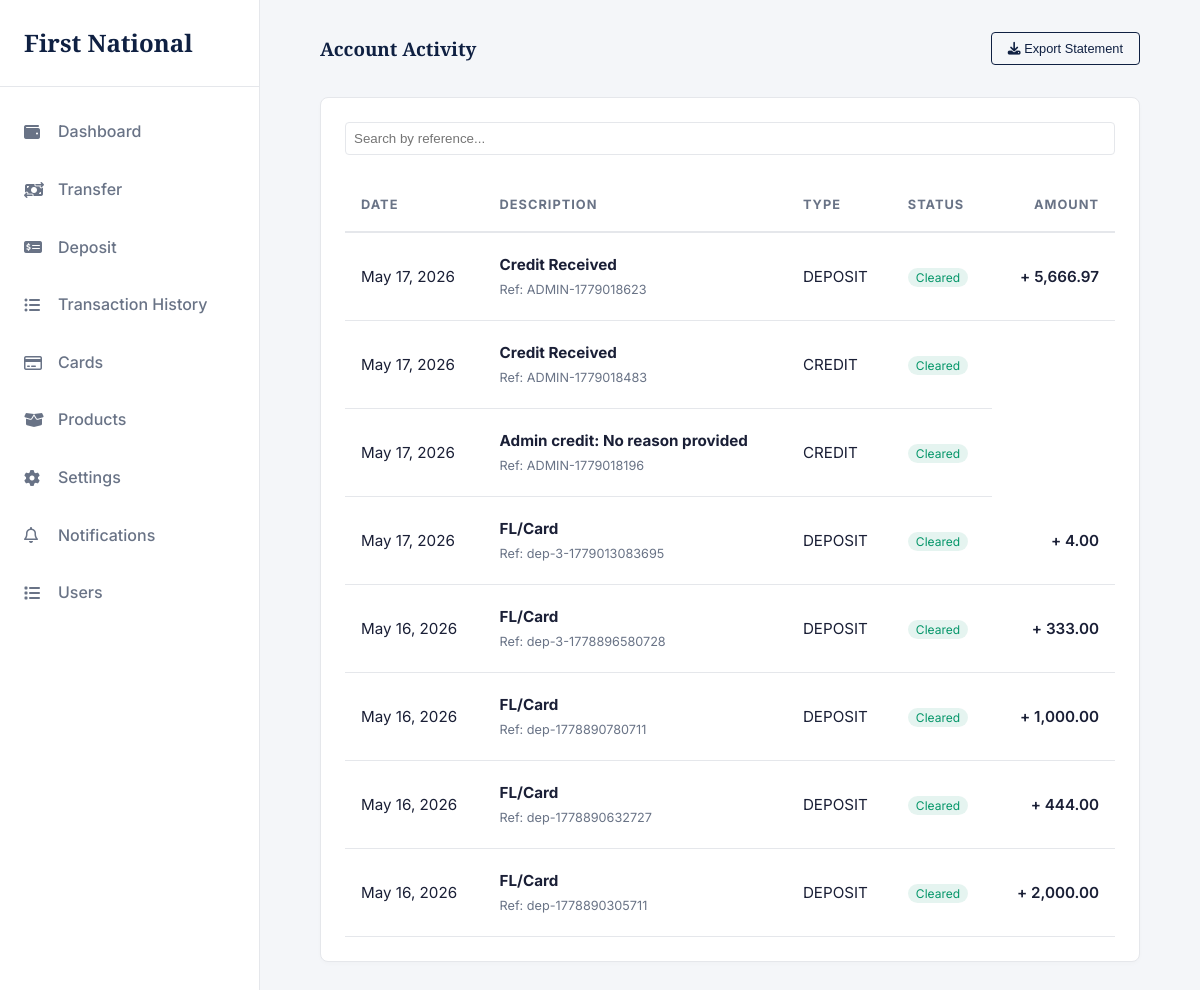
The app's page /history/ (signed in), older data.
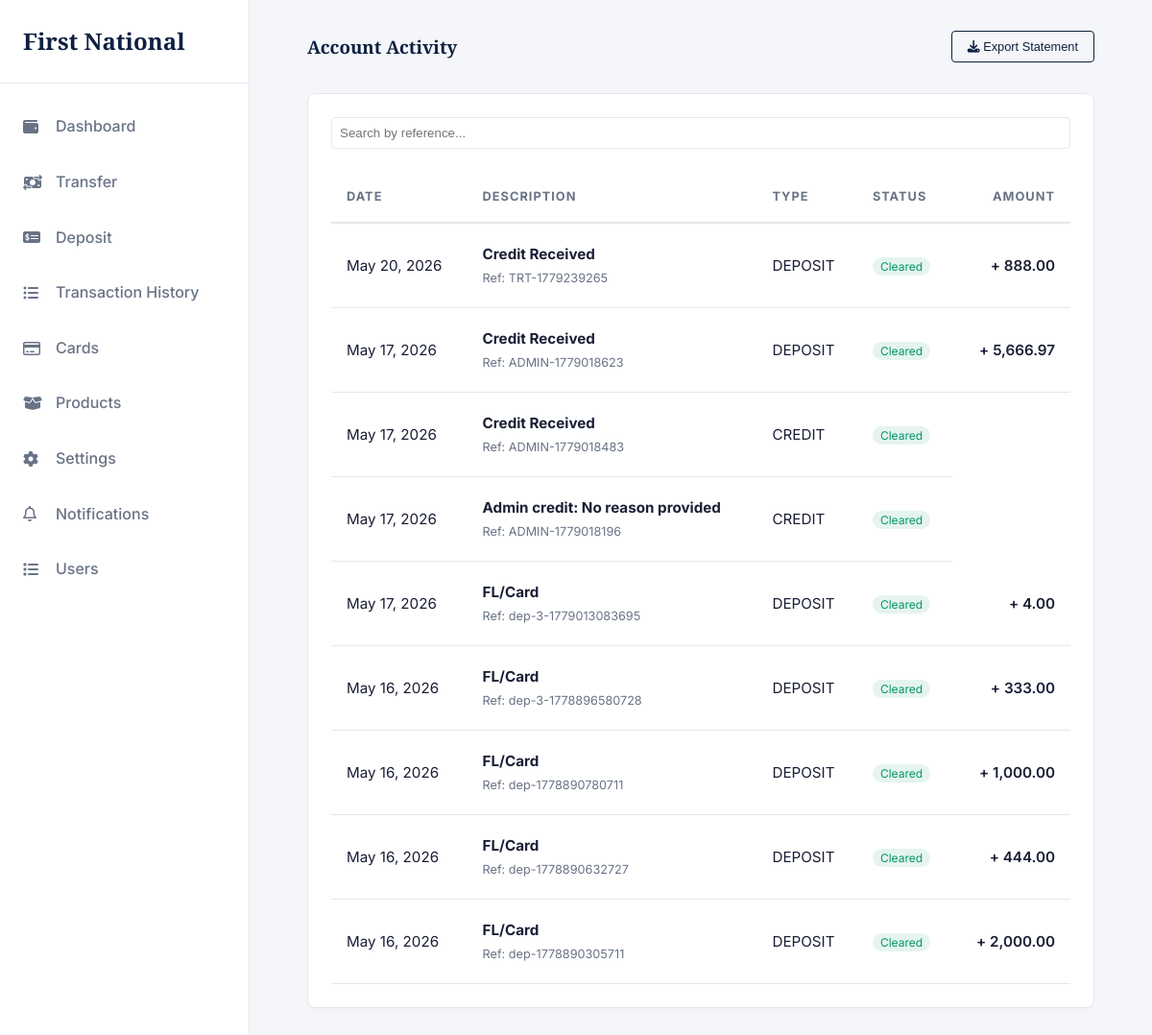
The same page, newer data.
### app/models.py (models this page shows, shortened)
class Transaction(models.Model):
    class TransactionType(models.TextChoices):
        DEPOSIT    = "DEPOSIT",    "Deposit"
        WITHDRAWAL = "WITHDRAWAL", "Withdrawal"
        TRANSFER   = "TRANSFER",   "Transfer"
        REVERSAL   = "REVERSAL",   "Reversal"
    class Status(models.TextChoices):
        PENDING   = "PENDING",   "Pending"
        COMPLETED = "COMPLETED", "Completed"
        FAILED    = "FAILED",    "Failed"
        REVERSED  = "REVERSED",  "Reversed"
    id              = models.UUIDField(primary_key=True, default=uuid.uuid4, editable=False)
    account         = models.ForeignKey(Account, on_delete=models.PROTECT, related_name="transactions")
    transaction_type = models.CharField(max_length=20, choices=TransactionType.choices)
    amount          = models.DecimalField(max_digits=18, decimal_places=2)
    balance_before  = models.DecimalField(max_digits=18, decimal_places=2)
    balance_after   = models.DecimalField(max_digits=18, decimal_places=2)
    description     = models.TextField(blank=True)
    reference       = models.CharField(max_length=100, unique=True, db_index=True)  # idempotency key
    status          = models.CharField(max_length=20, choices=Status.choices, default=Status.PENDING)
    counterpart_account = models.ForeignKey(
        Account,
        null=True, blank=True,
        on_delete=models.SET_NULL,
        related_name="incoming_transfers",
    )
    created_at = models.DateTimeField(auto_now_add=True, db_index=True)
    updated_at = models.DateTimeField(auto_now=True)
    class Meta:
        db_table = "transactions"
        ordering = ["-created_at"]

### app/views.py (the view)
# urls.py: path('history/', history, name='history'),
@login_required(login_url='accounts:login')
def history(request):
    transfers = Transaction.objects.filter(account=request.user.account).order_by('-created_at')
    paginator = Paginator(transfers, 30)  # 20 per page
    page_number = request.GET.get('page', 1)
    page_obj = paginator.get_page(page_number)
    context = {
        'page_obj': page_obj,
    }
    return render(request, 'User/history.html', context)

### templates/User/history.html (shortened to what this page needs)
{% extends 'base.html' %}
{% load static %}
{% load humanize %}
{% block content %}
        <main class="main-content">
            <div class="top-bar">
                <h3>Account Activity</h3>
                <button class="btn btn-outline" style="padding: 0.5rem 1rem; font-size: 0.8rem;"><i class="fa-solid fa-download"></i> Export Statement</button>
            </div>
            <div class="card" style="padding: 1.5rem;">
                <div class="filter-bar">
                    <input type="text" placeholder="Search by reference..." style="flex: 1;">
                </div>
                <div style="overflow-x: auto;">
                    <table class="transaction-table">
                        <thead>
                            <tr>
                                <th>Date</th>
                                <th>Description</th>
                                <th>Type</th>
                                <th>Status</th>
                                <th style="text-align: right;">Amount</th>
                            </tr>
                        </thead>
                        <tbody>
                            {% for x in page_obj %}
                            <tr class="transaction-row" data-href="{% url 'app:receipt' x.id %}">
                                <td>{{ x.created_at|date:"M d, Y" }}</td>
                                <td><strong>{% if x.description %}{{x.description}}{% else %}No Description{% endif %}</strong><br><small style="color: var(--text-secondary);">
                                  Ref: {{x.reference}}</small></td>
                                <td>{{x.transaction_type}}</td>
                                {% if x.status == 'COMPLETED' %}
                                <td><span style="background: rgba(5, 150, 105, 0.1); color: var(--success); padding: 2px 8px; border-radius: 12px; font-size: 0.75rem;">Cleared</span></td>
                                {% elif x.status == 'PENDING' %}
                                <td><span style="background: rgba(217, 119, 6, 0.1); color: var(--warning); padding: 2px 8px; border-radius: 12px; font-size: 0.75rem;">Pending</span></td>
                                {% elif x.status == 'FAILED' %}
                                <td><span style="background: rgba(220, 38, 38, 0.1); color: var(--danger); padding: 2px 8px; border-radius: 12px; font-size: 0.75rem;">Failed</span></td>
                                {% elif x.status == 'REVERSAL' %}
                                <td><span style="background: rgba(217, 119, 6, 0.1); color: var(--warning); padding: 2px 8px; border-radius: 12px; font-size: 0.75rem;">Reversed</span></td>
                                {% endif %}
                                {% if x.transaction_type == 'DEPOSIT' %}
                                <td style="font-weight: 600; text-align: right;">+ {{x.amount|intcomma}}</td>
                                {% elif x.transaction_type == 'WITHDRAWAL' %}
                                <td style="font-weight: 600; text-align: right;">- {{x.amount|intcomma}}</td>
                                {% endif %}
                            </tr>
                            {% empty %}
                            <tr class="no-results">
                                <td colspan="5" style="text-align: center; padding: 2rem; color: var(--text-secondary);">
                                    No transactions found.
                                </td>
                            </tr>
                            {% endfor %}
                        </tbody>
                    </table>
                </div>
            </div>
        </main>
{% endblock %}

### templates/base.html (shortened to what this page needs)
{% load static %}
<!DOCTYPE html>
<html lang="en">
<head>
    <link rel="stylesheet" href="https://cdnjs.cloudflare.com/ajax/libs/font-awesome/6.4.0/css/all.min.css">
    <link rel="stylesheet" href="{% static 'css/styles.css' %}">
</head>
<body>
    <div class="secure-wrapper">
        <aside class="sidebar">
            <div class="sidebar-header">
                <h2>First National</h2>
            </div>
            <nav class="sidebar-nav">
                <a href="{% url 'app:dashboard' %}"><i class="fa-solid fa-wallet"></i> Dashboard</a>
                <a href="{% url 'app:transfer' %}"><i class="fa-solid fa-money-bill-transfer"></i> Transfer</a>
                <a href="{% url 'app:deposit' %}"><i class="fa-solid fa-money-check-dollar"></i> Deposit</a>
                <a href="{% url 'app:history' %}"><i class="fa-solid fa-list-ul"></i> Transaction History</a>
                <a href="{% url 'app:cards' %}"><i class="fa-regular fa-credit-card"></i> Cards</a>
                <a href="{% url 'app:products' %}"><i class="fa-solid fa-box-open"></i> Products</a>
                <a href="{% url 'app:settings' %}"><i class="fa-solid fa-gear"></i> Settings</a>
                <a href="{% url 'app:notifications' %}"><i class="fa-regular fa-bell"></i> Notifications
                </a>
                {% if request.user.is_superuser %}
                <a href="{% url 'app:users' %}"><i class="fa-solid fa-list"></i> Users</a>
                {% endif %}
            </nav>
        </aside>
    {% block content %}
      {% endblock %}
    </div>
</body>
</html>

### static/css/styles.css (style rules this page uses)
:root { --bg-color: #f4f6f9; --surface-color: #ffffff; --text-primary: #1a1f36; --text-secondary: #697386; --brand-primary: #0f2042; --brand-accent: #cba052; --border-color: #e5e7eb; --success: #059669; --danger: #dc2626; --warning: #d97706; --font-heading: 'Playfair Display', serif; --font-body: 'Inter', sans-serif; --sidebar-width: 260px; --transition: all 0.3s ease; }
* { margin: 0; padding: 0; box-sizing: border-box; }
body { font-family: var(--font-body); background-color: var(--bg-color); color: var(--text-primary); line-height: 1.6; transition: background-color var(--transition), color var(--transition); }
h1, h2, h3, h4, .brand-logo { font-family: var(--font-heading); color: var(--brand-primary); }
a { text-decoration: none; color: var(--brand-primary); }
.btn { display: inline-block; padding: 0.75rem 1.5rem; border-radius: 4px; font-weight: 500; cursor: pointer; text-align: center; border: none; transition: var(--transition); }
.btn-outline { border: 1px solid var(--brand-primary); color: var(--brand-primary); background: transparent; }
.card { background-color: var(--surface-color); border: 1px solid var(--border-color); border-radius: 8px; padding: 1.5rem; box-shadow: 0 2px 4px rgba(0,0,0,0.02); }
.secure-wrapper { display: flex; min-height: 100vh; }
.sidebar { width: var(--sidebar-width); background-color: var(--surface-color); border-right: 1px solid var(--border-color); display: flex; flex-direction: column; }
.sidebar-header { padding: 1.5rem; border-bottom: 1px solid var(--border-color); }
.sidebar-nav { padding: 1rem 0; flex-grow: 1; }
.sidebar-nav a { display: flex; align-items: center; padding: 1rem 1.5rem; color: var(--text-secondary); font-weight: 500; transition: var(--transition); }
.sidebar-nav a i { width: 24px; margin-right: 10px; }
.main-content { flex: 1; padding: 2rem 5%; overflow-y: auto; }
.top-bar { display: flex; justify-content: space-between; align-items: center; margin-bottom: 2rem; }

### templates/User/history.html (style rules this page uses)
.filter-bar { display: flex; gap: 1rem; margin-bottom: 1.5rem; }
.filter-bar input, .filter-bar select { padding: 0.5rem; border: 1px solid var(--border-color); border-radius: 4px; background: var(--surface-color); color: var(--text-primary); }
.transaction-table { width: 100%; border-collapse: collapse; }
.transaction-table th { text-align: left; padding: 1rem; border-bottom: 2px solid var(--border-color); color: var(--text-secondary); font-size: 0.8rem; text-transform: uppercase; letter-spacing: 1px; }
.transaction-table td { padding: 1.2rem 1rem; border-bottom: 1px solid var(--border-color); font-size: 0.95rem; }

Row changes from the older to the newer data that the page shows:
added Transaction: created_at "May 20, 2026", description "Credit Received", reference "TRT-1779239265", transaction_type "DEPOSIT", status "Cleared", amount "888.00"
